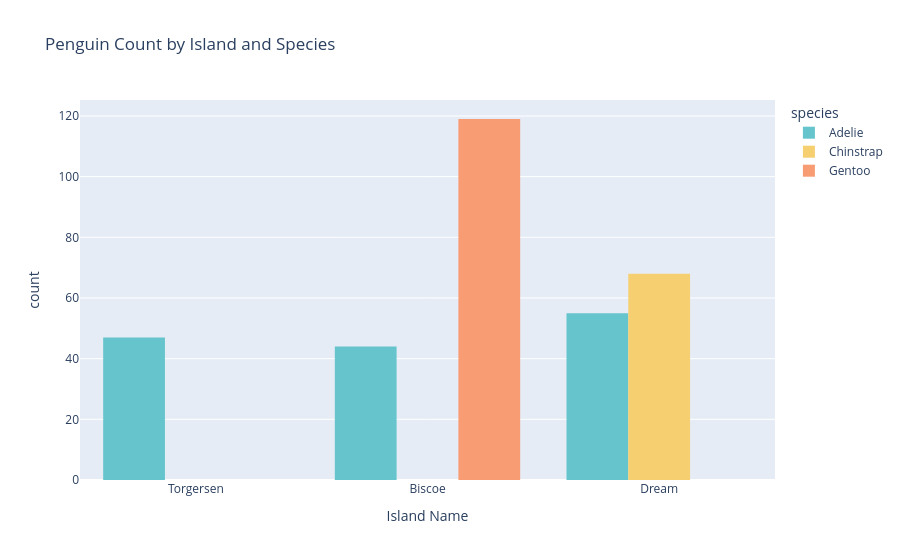
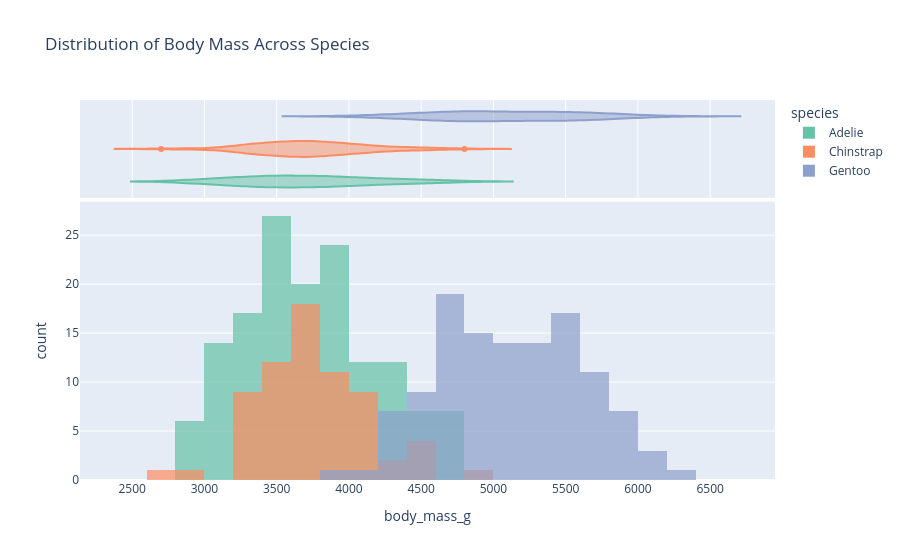

These figures' notebook cell, in order:
### Markdown cell above
## 2.1 Charting

### Code cell
# Bar Chart & Distributions
def plot_core_visuals(df):
    # Bar Chart
    fig_bar = px.histogram(
        df, 
        x="island", 
        color="species", 
        barmode="group",
        title="Penguin Count by Island and Species",
        labels={"island": "Island Name"},
        color_discrete_sequence=px.colors.qualitative.Pastel
    )
    fig_bar.update_layout(bargap=0.2)
    fig_bar.show()

    # Distribution Plot: Phân bố Body Mass theo species
    fig_dist = px.histogram(
        df, 
        x="body_mass_g", 
        color="species", 
        marginal="violin", 
        hover_data=df.columns,
        title="Distribution of Body Mass Across Species",
        opacity=0.7,
        barmode="overlay",
        color_discrete_sequence=px.colors.qualitative.Set2
    )
    fig_dist.show()

plot_core_visuals(penguins_df)

### Figure 1 — Plotly figure (JSON) as saved in the notebook; plotly's stock layout.template omitted (floating-point values rounded to 4 significant figures; data arrays with more than 128 entries replaced by an {"elided": "..."} marker saying what was removed)
{"data": [{"alignmentgroup": "True", "bingroup": "x", "hovertemplate": "species=Adelie<br>Island Name=%{x}<br>count=%{y}<extra></extra>", "legendgroup": "Adelie", "marker": {"color": "rgb(102, 197, 204)", "pattern": {"shape": ""}}, "name": "Adelie", "offsetgroup": "Adelie", "orientation": "v", "showlegend": true, "type": "histogram", "x": {"elided": "146 str values"}, "xaxis": "x", "yaxis": "y"}, {"alignmentgroup": "True", "bingroup": "x", "hovertemplate": "species=Chinstrap<br>Island Name=%{x}<br>count=%{y}<extra></extra>", "legendgroup": "Chinstrap", "marker": {"color": "rgb(246, 207, 113)", "pattern": {"shape": ""}}, "name": "Chinstrap", "offsetgroup": "Chinstrap", "orientation": "v", "showlegend": true, "type": "histogram", "x": ["Dream", "Dream", "Dream", "Dream", "Dream", "Dream", "Dream", "Dream", "Dream", "Dream", "Dream", "Dream", "Dream", "Dream", "Dream", "Dream", "Dream", "Dream", "Dream", "Dream", "Dream", "Dream", "Dream", "Dream", "Dream", "Dream", "Dream", "Dream", "Dream", "Dream", "Dream", "Dream", "Dream", "Dream", "Dream", "Dream", "Dream", "Dream", "Dream", "Dream", "Dream", "Dream", "Dream", "Dream", "Dream", "Dream", "Dream", "Dream", "Dream", "Dream", "Dream", "Dream", "Dream", "Dream", "Dream", "Dream", "Dream", "Dream", "Dream", "Dream", "Dream", "Dream", "Dream", "Dream", "Dream", "Dream", "Dream", "Dream"], "xaxis": "x", "yaxis": "y"}, {"alignmentgroup": "True", "bingroup": "x", "hovertemplate": "species=Gentoo<br>Island Name=%{x}<br>count=%{y}<extra></extra>", "legendgroup": "Gentoo", "marker": {"color": "rgb(248, 156, 116)", "pattern": {"shape": ""}}, "name": "Gentoo", "offsetgroup": "Gentoo", "orientation": "v", "showlegend": true, "type": "histogram", "x": ["Biscoe", "Biscoe", "Biscoe", "Biscoe", "Biscoe", "Biscoe", "Biscoe", "Biscoe", "Biscoe", "Biscoe", "Biscoe", "Biscoe", "Biscoe", "Biscoe", "Biscoe", "Biscoe", "Biscoe", "Biscoe", "Biscoe", "Biscoe", "Biscoe", "Biscoe", "Biscoe", "Biscoe", "Biscoe", "Biscoe", "Biscoe", "Biscoe", "Biscoe", "Biscoe", "Biscoe", "Biscoe", "Biscoe", "Biscoe", "Biscoe", "Biscoe", "Biscoe", "Biscoe", "Biscoe", "Biscoe", "Biscoe", "Biscoe", "Biscoe", "Biscoe", "Biscoe", "Biscoe", "Biscoe", "Biscoe", "Biscoe", "Biscoe", "Biscoe", "Biscoe", "Biscoe", "Biscoe", "Biscoe", "Biscoe", "Biscoe", "Biscoe", "Biscoe", "Biscoe", "Biscoe", "Biscoe", "Biscoe", "Biscoe", "Biscoe", "Biscoe", "Biscoe", "Biscoe", "Biscoe", "Biscoe", "Biscoe", "Biscoe", "Biscoe", "Biscoe", "Biscoe", "Biscoe", "Biscoe", "Biscoe", "Biscoe", "Biscoe", "Biscoe", "Biscoe", "Biscoe", "Biscoe", "Biscoe", "Biscoe", "Biscoe", "Biscoe", "Biscoe", "Biscoe", "Biscoe", "Biscoe", "Biscoe", "Biscoe", "Biscoe", "Biscoe", "Biscoe", "Biscoe", "Biscoe", "Biscoe", "Biscoe", "Biscoe", "Biscoe", "Biscoe", "Biscoe", "Biscoe", "Biscoe", "Biscoe", "Biscoe", "Biscoe", "Biscoe", "Biscoe", "Biscoe", "Biscoe", "Biscoe", "Biscoe", "Biscoe", "Biscoe", "Biscoe"], "xaxis": "x", "yaxis": "y"}], "layout": {"bargap": 0.2, "barmode": "group", "legend": {"title": {"text": "species"}, "tracegroupgap": 0}, "title": {"text": "Penguin Count by Island and Species"}, "xaxis": {"anchor": "y", "domain": [0, 1], "title": {"text": "Island Name"}}, "yaxis": {"anchor": "x", "domain": [0, 1], "title": {"text": "count"}}}}

### Figure 2 — Plotly figure (JSON) as saved in the notebook; plotly's stock layout.template omitted (floating-point values rounded to 4 significant figures; data arrays with more than 128 entries replaced by an {"elided": "..."} marker saying what was removed)
{"data": [{"alignmentgroup": "True", "bingroup": "x", "hovertemplate": "species=Adelie<br>body_mass_g=%{x}<br>count=%{y}<extra></extra>", "legendgroup": "Adelie", "marker": {"color": "rgb(102,194,165)", "opacity": 0.7, "pattern": {"shape": ""}}, "name": "Adelie", "offsetgroup": "Adelie", "orientation": "v", "showlegend": true, "type": "histogram", "x": {"elided": "146 int values"}, "xaxis": "x", "yaxis": "y"}, {"alignmentgroup": "True", "customdata": {"elided": "146x7 mixed values"}, "hovertemplate": "species=%{customdata[0]}<br>body_mass_g=%{x}<br>island=%{customdata[1]}<br>bill_length_mm=%{customdata[2]}<br>bill_depth_mm=%{customdata[3]}<br>flipper_length_mm=%{customdata[4]}<br>sex=%{customdata[5]}<br>bill_ratio=%{customdata[6]}<extra></extra>", "legendgroup": "Adelie", "marker": {"color": "rgb(102,194,165)"}, "name": "Adelie", "offsetgroup": "Adelie", "scalegroup": "x", "showlegend": false, "type": "violin", "x": {"elided": "146 int values"}, "xaxis": "x2", "yaxis": "y2"}, {"alignmentgroup": "True", "bingroup": "x", "hovertemplate": "species=Chinstrap<br>body_mass_g=%{x}<br>count=%{y}<extra></extra>", "legendgroup": "Chinstrap", "marker": {"color": "rgb(252,141,98)", "opacity": 0.7, "pattern": {"shape": ""}}, "name": "Chinstrap", "offsetgroup": "Chinstrap", "orientation": "v", "showlegend": true, "type": "histogram", "x": [3500, 3900, 3650, 3525, 3725, 3950, 3250, 3750, 4150, 3700, 3800, 3775, 3700, 4050, 3575, 4050, 3300, 3700, 3450, 4400, 3600, 3400, 2900, 3800, 3300, 4150, 3400, 3800, 3700, 4550, 3200, 4300, 3350, 4100, 3600, 3900, 3850, 4800, 2700, 4500, 3950, 3650, 3550, 3500, 3675, 4450, 3400, 4300, 3250, 3675, 3325, 3950, 3600, 4050, 3350, 3450, 3250, 4050, 3800, 3525, 3950, 3650, 3650, 4000, 3400, 3775, 4100, 3775], "xaxis": "x", "yaxis": "y"}, {"alignmentgroup": "True", "customdata": {"elided": "68x7 mixed values"}, "hovertemplate": "species=%{customdata[0]}<br>body_mass_g=%{x}<br>island=%{customdata[1]}<br>bill_length_mm=%{customdata[2]}<br>bill_depth_mm=%{customdata[3]}<br>flipper_length_mm=%{customdata[4]}<br>sex=%{customdata[5]}<br>bill_ratio=%{customdata[6]}<extra></extra>", "legendgroup": "Chinstrap", "marker": {"color": "rgb(252,141,98)"}, "name": "Chinstrap", "offsetgroup": "Chinstrap", "scalegroup": "x", "showlegend": false, "type": "violin", "x": [3500, 3900, 3650, 3525, 3725, 3950, 3250, 3750, 4150, 3700, 3800, 3775, 3700, 4050, 3575, 4050, 3300, 3700, 3450, 4400, 3600, 3400, 2900, 3800, 3300, 4150, 3400, 3800, 3700, 4550, 3200, 4300, 3350, 4100, 3600, 3900, 3850, 4800, 2700, 4500, 3950, 3650, 3550, 3500, 3675, 4450, 3400, 4300, 3250, 3675, 3325, 3950, 3600, 4050, 3350, 3450, 3250, 4050, 3800, 3525, 3950, 3650, 3650, 4000, 3400, 3775, 4100, 3775], "xaxis": "x2", "yaxis": "y2"}, {"alignmentgroup": "True", "bingroup": "x", "hovertemplate": "species=Gentoo<br>body_mass_g=%{x}<br>count=%{y}<extra></extra>", "legendgroup": "Gentoo", "marker": {"color": "rgb(141,160,203)", "opacity": 0.7, "pattern": {"shape": ""}}, "name": "Gentoo", "offsetgroup": "Gentoo", "orientation": "v", "showlegend": true, "type": "histogram", "x": [4500, 5700, 4450, 5700, 5400, 4550, 4800, 5200, 4400, 5150, 4650, 5550, 4650, 5850, 4200, 5850, 4150, 6300, 4800, 5350, 5700, 5000, 4400, 5050, 5000, 5100, 5650, 4600, 5550, 5250, 4700, 5050, 6050, 5150, 5400, 4950, 5250, 4350, 5350, 3950, 5700, 4300, 4750, 5550, 4900, 4200, 5400, 5100, 5300, 4850, 5300, 4400, 5000, 4900, 5050, 4300, 5000, 4450, 5550, 4200, 5300, 4400, 5650, 4700, 5700, 5800, 4700, 5550, 4750, 5000, 5100, 5200, 4700, 5800, 4600, 6000, 4750, 5950, 4625, 5450, 4725, 5350, 4750, 5600, 4600, 5300, 4875, 5550, 4950, 5400, 4750, 5650, 4850, 5200, 4925, 4875, 4625, 5250, 4850, 5600, 4975, 5500, 5500, 4700, 5500, 4575, 5500, 5000, 5950, 4650, 5500, 4375, 5850, 6000, 4925, 4850, 5750, 5200, 5400], "xaxis": "x", "yaxis": "y"}, {"alignmentgroup": "True", "customdata": {"elided": "119x7 mixed values"}, "hovertemplate": "species=%{customdata[0]}<br>body_mass_g=%{x}<br>island=%{customdata[1]}<br>bill_length_mm=%{customdata[2]}<br>bill_depth_mm=%{customdata[3]}<br>flipper_length_mm=%{customdata[4]}<br>sex=%{customdata[5]}<br>bill_ratio=%{customdata[6]}<extra></extra>", "legendgroup": "Gentoo", "marker": {"color": "rgb(141,160,203)"}, "name": "Gentoo", "offsetgroup": "Gentoo", "scalegroup": "x", "showlegend": false, "type": "violin", "x": [4500, 5700, 4450, 5700, 5400, 4550, 4800, 5200, 4400, 5150, 4650, 5550, 4650, 5850, 4200, 5850, 4150, 6300, 4800, 5350, 5700, 5000, 4400, 5050, 5000, 5100, 5650, 4600, 5550, 5250, 4700, 5050, 6050, 5150, 5400, 4950, 5250, 4350, 5350, 3950, 5700, 4300, 4750, 5550, 4900, 4200, 5400, 5100, 5300, 4850, 5300, 4400, 5000, 4900, 5050, 4300, 5000, 4450, 5550, 4200, 5300, 4400, 5650, 4700, 5700, 5800, 4700, 5550, 4750, 5000, 5100, 5200, 4700, 5800, 4600, 6000, 4750, 5950, 4625, 5450, 4725, 5350, 4750, 5600, 4600, 5300, 4875, 5550, 4950, 5400, 4750, 5650, 4850, 5200, 4925, 4875, 4625, 5250, 4850, 5600, 4975, 5500, 5500, 4700, 5500, 4575, 5500, 5000, 5950, 4650, 5500, 4375, 5850, 6000, 4925, 4850, 5750, 5200, 5400], "xaxis": "x2", "yaxis": "y2"}], "layout": {"barmode": "overlay", "legend": {"title": {"text": "species"}, "tracegroupgap": 0}, "title": {"text": "Distribution of Body Mass Across Species"}, "xaxis": {"anchor": "y", "domain": [0, 1], "title": {"text": "body_mass_g"}}, "xaxis2": {"anchor": "y2", "domain": [0, 1], "matches": "x", "showgrid": true, "showticklabels": false}, "yaxis": {"anchor": "x", "domain": [0, 0.7326], "title": {"text": "count"}}, "yaxis2": {"anchor": "x2", "domain": [0.7426, 1], "matches": "y2", "showgrid": false, "showline": false, "showticklabels": false, "ticks": ""}}}
